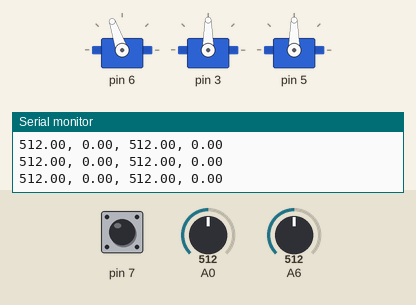
Bench run of a sketch on a simulated Arduino Nano, built with avr-gcc and run on an emulated ATmega328P. Parts: 3 × servo, the last lines printed to the serial monitor. Inputs (shaded band) come from the test bench; at power-on: A6 = 512, A0 = 512, pin 7 HIGH.

Above: at 1.2 s.
1.3 s: A6 set to 524
At 2.2 s:
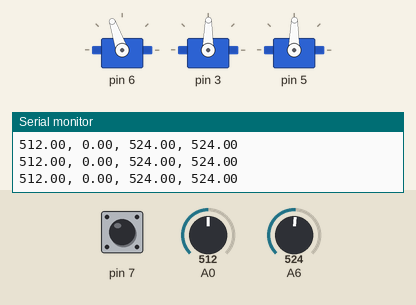
2.9 s: A6 set to 532
4.4 s: A0 set to 0
7.4 s: A0 set to 122
At 8.03 s:
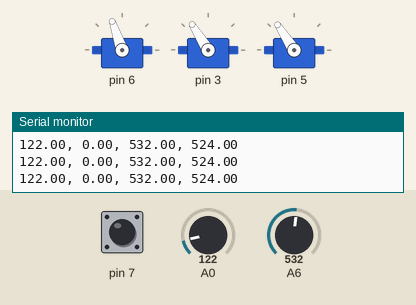
At 9.5 s:
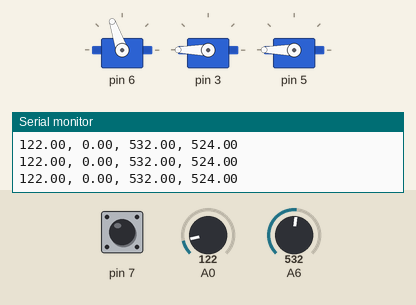
Timing chart, 0 to 11.0 s (numbered marks = the images above; inputs shaded):
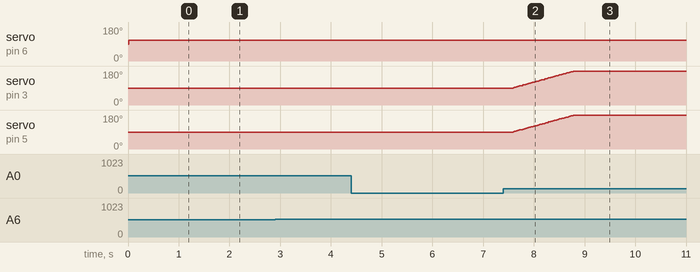

Measured:
- after the input at 1.3 s, servo on pin 3, servo on pin 5: 90° → 89° after 0.17 s
- after the input at 7.4 s, servo on pin 3, servo on pin 5: moves from 89° to 180° over 1.2 s, starting after 0.18 s

The sketch:

mhk-exii.ino
```cpp
/**
 * Re-code of the firmware for the exii hackberry hand.
 * This recode brings a better signal filtering, and removes the need for calibration.
 * It also uses 2 sensors to control the opening/closing of the hand.
 *
 * Note: Most of the filtering code was to use the myoware sensors.
 * Thing is, we ended up using the professional sensors from bionico's prosthetic which already have a very clear signal,
 * thus rendering most of the filtering code useless...
 */

#include <RunningMedian.h>
#include <Servo.h>

// RunningMedia configuration
#define MEDIAN_MAX_SIZE     41

// Magic numbers configuration
#define ACTIVE_EDGE_DETECTION 10 // if the sensor is idle and a difference greater than this value is detected, switch to MYO_ACTIVE state
#define IDLE_EDGE_DETECTION 15   // if the sensor is active and its value goes back to its (pre-active value + 15) or lower, switch back to MYO_IDLE state
#define SERVO_TICK_MS 15         // servo value update cycle
#define THUMB_CONTROL_THRESHOLD 20.0f/100.0f

// tick counter
unsigned long counter = 0;

/**
 * Fingers structure and functions
 */

struct finger {
  Servo servo;
  float min;
  float max;

  float angle;
  RunningMedian median = RunningMedian(3);

  unsigned long lastUpdate;
};

void setupFinger(struct finger *f, int pin, float min, float max) {
  f->servo.attach(pin);
  f->min = min;
  f->max = max;
  f->angle = min + (max - min) / 2;
  f->lastUpdate = millis();
}

void loopFinger(struct finger *f) {
  f->angle = min(f->max, max(f->min, f->angle));  // limit values between min/max for this servo
  f->median.add(f->angle);                        // servo angle smooth filtering

  if (millis() - f->lastUpdate > SERVO_TICK_MS) { // update servo value, every SERVO_TICK_MS ms
    f->lastUpdate = millis();
    f->servo.write(f->median.getAverage());
  }
}

/**
 * Myo structure and functions
 */

#define MYO_IDLE 0
#define MYO_ACTIVE 1

struct myo {
  RunningMedian shortMedian = RunningMedian(41);   // short term filtering
  RunningMedian longMedian = RunningMedian(3);     // long term filtering, used as a reference, to detect changes
  RunningMedian diffMedian = RunningMedian(21);    // used to to do the median of the difference between shortMedian and longMedian
  RunningMedian minDiffMedian = RunningMedian(21); // used to to do the median of the difference between shortMedian and minimumThreshold, to detect the return to normal

  int state;                                       // holds the current state for the myo, either MYO_IDLE or MYO_ACTIVE
  int pin;                                         // analog pin to read the sensor value
  float minimumThreshold;                          // holds the value used as reference for the return to normal, calculated when state goes to MYO_ACTIVE
};

void setupMyo(struct myo *m, int pin) {
  m->pin = pin;
}

/**
 * This function updates the state of a myo
 * multiple layers of filtering are used to detect changes of intensity and return to normal
 */
bool loopMyo(struct myo *m) {
  // update all median filtering calculations
  m->shortMedian.add(analogRead(m->pin));
  if (counter % 10 == 0) {
    m->longMedian.add(m->shortMedian.getMedian());
  }
  m->diffMedian.add(m->shortMedian.getMedian() - m->longMedian.getMedian());
  m->minDiffMedian.add(m->shortMedian.getMedian() - m->minimumThreshold);

  // Edges detection
  if (m->state == MYO_IDLE && m->diffMedian.getMedian() > ACTIVE_EDGE_DETECTION) { // if the median of the difference between shortMedian and longMedian is over ACTIVE_EDGE_DETECTION
    m->state = MYO_ACTIVE;
    m->minimumThreshold = m->longMedian.getMedian();
    m->minDiffMedian.clear();
    m->minDiffMedian.add(ACTIVE_EDGE_DETECTION);
    return true;
  } else if (m->state == MYO_ACTIVE && m->minDiffMedian.getAverage() < IDLE_EDGE_DETECTION) {
    m->state = MYO_IDLE;
  }
  return false;
}

void resetMyo(struct myo *m) {
  m->state = MYO_IDLE;
  m->minimumThreshold = 0;
  m->shortMedian.clear();
  m->longMedian.clear();
  m->diffMedian.clear();
  m->minDiffMedian.clear();
}

/**
 * State variable holders
 */
struct myo m1;
struct myo m2;

struct finger thumb;
unsigned long lastThumbMove;

struct finger index;
struct finger middle;

/**
 * Arduino standard functions
 */

void setup() {
  pinMode(7, INPUT);
  digitalWrite(7, HIGH);

  lastThumbMove = millis();

  setupMyo(&m1, A0);
  setupMyo(&m2, A6);

  setupFinger(&thumb, 6, 60, 158);
  setupFinger(&index, 3, 0, 180);
  setupFinger(&middle, 5, 0, 180);

  Serial.begin(115200);
}

void loop() {
  if (digitalRead(7) == LOW) {
    resetMyo(&m1);
    resetMyo(&m2);
  }

  // update sensors values
  loopMyo(&m1);
  loopMyo(&m2);

  /**
   * Hand control here
   * ===================================
   * If you want to customize current hand "gameplay", change code below
   */

  // both sensors at once and a difference < 20%: thumb control
  if (m1.state == MYO_ACTIVE && m2.state == MYO_ACTIVE &&
      fabs(m1.minDiffMedian.getMedian() - m2.minDiffMedian.getMedian()) < max(m1.minDiffMedian.getMedian(), m2.minDiffMedian.getMedian()) * THUMB_CONTROL_THRESHOLD) {
    if (millis() - lastThumbMove > 2000) {
      thumb.angle = thumb.angle == thumb.min ? thumb.max : thumb.min;
      lastThumbMove = millis();
    }
  } else {
    // update servos angles
    if ((m1.state == MYO_ACTIVE && m2.state == MYO_IDLE) || (m1.state == MYO_ACTIVE && m2.state == MYO_ACTIVE && m1.minDiffMedian.getMedian() > m2.minDiffMedian.getMedian())) {
      index.angle += m1.minDiffMedian.getMedian() / 300;
      middle.angle = map(index.angle, index.min, index.max, middle.min, middle.max);
    }

    if ((m2.state == MYO_ACTIVE && m1.state == MYO_IDLE) || (m2.state == MYO_ACTIVE && m1.state == MYO_ACTIVE && m2.minDiffMedian.getMedian() > m1.minDiffMedian.getMedian())) {
      index.angle -= m2.minDiffMedian.getMedian() / 300;
      middle.angle = map(index.angle, index.min, index.max, middle.min, middle.max);
    }
  }

  /**
   * End of Hand control
   * ===================================
   */

  // Finger loop functions
  loopFinger(&thumb);
  loopFinger(&index);
  loopFinger(&middle);

  Serial.print(m1.shortMedian.getMedian());
  Serial.print(", ");
  Serial.print(m1.minimumThreshold);
  Serial.print(", ");
  Serial.print(m2.shortMedian.getMedian());
  Serial.print(", ");
  Serial.print(m2.minimumThreshold);
  //Serial.print(index.median.getMedian());
  Serial.println();
  ++counter;
}
```
